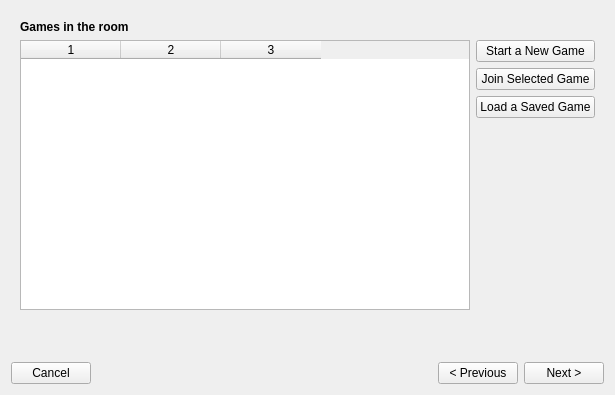
<ui version="4.0" >
 <class>KsirkJabberGameWidget</class>
 <widget class="QWidget" name="KsirkJabberGameWidget" >
  <property name="geometry" >
   <rect>
    <x>0</x>
    <y>0</y>
    <width>615</width>
    <height>395</height>
   </rect>
  </property>
  <property name="windowTitle" >
   <string>Form</string>
  </property>
  <layout class="QGridLayout" name="gridLayout_3" >
   <item row="0" column="0" >
    <widget class="QStackedWidget" name="stackedWidget" >
     <property name="currentIndex" >
      <number>2</number>
     </property>
     <widget class="QWidget" name="jabberconnectpage" >
      <layout class="QVBoxLayout" name="verticalLayout_4" >
       <item>
        <widget class="QLabel" name="label_7" >
         <property name="font" >
          <font>
           <weight>75</weight>
           <bold>true</bold>
          </font>
         </property>
         <property name="text" >
          <string>Connection to the Jabber Network</string>
         </property>
        </widget>
       </item>
       <item>
        <layout class="QGridLayout" name="gridLayout_4" >
         <item row="0" column="0" >
          <widget class="QLabel" name="label" >
           <property name="text" >
            <string>Jabber ID:</string>
           </property>
          </widget>
         </item>
         <item rowspan="2" row="0" column="2" >
          <widget class="KLineEdit" name="jabberid" >
           <property name="text" >
            <string>kleag@kdetalk.net</string>
           </property>
          </widget>
         </item>
         <item rowspan="2" row="1" column="2" >
          <widget class="KLineEdit" name="password" >
           <property name="text" >
            <string>12345678</string>
           </property>
           <property name="echoMode" >
            <enum>QLineEdit::Password</enum>
           </property>
          </widget>
         </item>
         <item row="2" column="0" >
          <widget class="QLabel" name="label_2" >
           <property name="text" >
            <string>Password:</string>
           </property>
          </widget>
         </item>
        </layout>
       </item>
       <item>
        <layout class="QHBoxLayout" name="horizontalLayout_4" >
         <item>
          <widget class="KPushButton" name="connectbutton" >
           <property name="text" >
            <string>Connect</string>
           </property>
          </widget>
         </item>
         <item>
          <spacer name="horizontalSpacer_2" >
           <property name="orientation" >
            <enum>Qt::Horizontal</enum>
           </property>
           <property name="sizeHint" stdset="0" >
            <size>
             <width>40</width>
             <height>20</height>
            </size>
           </property>
          </spacer>
         </item>
         <item>
          <widget class="QLabel" name="label_8" >
           <property name="text" >
            <string>State :</string>
           </property>
          </widget>
         </item>
         <item>
          <widget class="KLed" name="jabberstateled" >
           <property name="layoutDirection" >
            <enum>Qt::LeftToRight</enum>
           </property>
          </widget>
         </item>
        </layout>
       </item>
       <item>
        <spacer name="verticalSpacer_4" >
         <property name="orientation" >
          <enum>Qt::Vertical</enum>
         </property>
         <property name="sizeHint" stdset="0" >
          <size>
           <width>20</width>
           <height>143</height>
          </size>
         </property>
        </spacer>
       </item>
      </layout>
     </widget>
     <widget class="QWidget" name="chatroomconnectpage" >
      <layout class="QVBoxLayout" name="verticalLayout_2" >
       <item>
        <widget class="QLabel" name="label_9" >
         <property name="font" >
          <font>
           <weight>75</weight>
           <bold>true</bold>
          </font>
         </property>
         <property name="text" >
          <string>Joining a KsirK Jabber Chatroom</string>
         </property>
        </widget>
       </item>
       <item>
        <layout class="QGridLayout" name="gridLayout_2" >
         <item row="0" column="0" >
          <widget class="QLabel" name="label_3" >
           <property name="text" >
            <string>Room JID:</string>
           </property>
          </widget>
         </item>
         <item row="0" column="1" >
          <widget class="KLineEdit" name="roomjid" />
         </item>
         <item row="1" column="0" >
          <widget class="QLabel" name="label_4" >
           <property name="text" >
            <string>Nickname:</string>
           </property>
          </widget>
         </item>
         <item row="1" column="1" >
          <widget class="KLineEdit" name="nickname" />
         </item>
         <item row="2" column="0" >
          <widget class="QLabel" name="label_5" >
           <property name="text" >
            <string>Room Password:</string>
           </property>
          </widget>
         </item>
         <item row="2" column="1" >
          <widget class="KLineEdit" name="roompassword" >
           <property name="echoMode" >
            <enum>QLineEdit::Password</enum>
           </property>
          </widget>
         </item>
        </layout>
       </item>
       <item>
        <layout class="QHBoxLayout" name="horizontalLayout_3" >
         <item>
          <widget class="KPushButton" name="joinroombutton" >
           <property name="text" >
            <string>Join Room</string>
           </property>
          </widget>
         </item>
         <item>
          <spacer name="horizontalSpacer_3" >
           <property name="orientation" >
            <enum>Qt::Horizontal</enum>
           </property>
           <property name="sizeHint" stdset="0" >
            <size>
             <width>40</width>
             <height>20</height>
            </size>
           </property>
          </spacer>
         </item>
         <item>
          <widget class="QLabel" name="label_10" >
           <property name="text" >
            <string>State:</string>
           </property>
          </widget>
         </item>
         <item>
          <widget class="KLed" name="chatroomstateled" />
         </item>
        </layout>
       </item>
       <item>
        <spacer name="verticalSpacer_2" >
         <property name="orientation" >
          <enum>Qt::Vertical</enum>
         </property>
         <property name="sizeHint" stdset="0" >
          <size>
           <width>20</width>
           <height>97</height>
          </size>
         </property>
        </spacer>
       </item>
       <item>
        <widget class="QLabel" name="label_11" >
         <property name="text" >
          <string>&lt;b>Note:&lt;/b> Playing over the Jabber network is an experimental feature in KsirK.&lt;br/>Particularly, the distribution of armies at game beginning is very slow (expect something like one minute).</string>
         </property>
         <property name="wordWrap" >
          <bool>true</bool>
         </property>
        </widget>
       </item>
      </layout>
     </widget>
     <widget class="QWidget" name="roomgamespage" >
      <layout class="QGridLayout" name="gridLayout" >
       <item row="0" column="0" >
        <widget class="QLabel" name="label_6" >
         <property name="font" >
          <font>
           <weight>75</weight>
           <bold>true</bold>
          </font>
         </property>
         <property name="text" >
          <string>Games in the room</string>
         </property>
        </widget>
       </item>
       <item row="1" column="0" >
        <layout class="QHBoxLayout" name="horizontalLayout" >
         <item>
          <widget class="QTableWidget" name="jabberTable" >
           <property name="alternatingRowColors" >
            <bool>true</bool>
           </property>
           <property name="selectionMode" >
            <enum>QAbstractItemView::SingleSelection</enum>
           </property>
           <property name="selectionBehavior" >
            <enum>QAbstractItemView::SelectRows</enum>
           </property>
           <property name="sortingEnabled" >
            <bool>true</bool>
           </property>
           <property name="columnCount" >
            <number>3</number>
           </property>
           <column/>
           <column/>
           <column/>
          </widget>
         </item>
         <item>
          <layout class="QVBoxLayout" name="verticalLayout" >
           <item>
            <widget class="KPushButton" name="startnewgamebutton" >
             <property name="text" >
              <string>Start a New Game</string>
             </property>
            </widget>
           </item>
           <item>
            <widget class="KPushButton" name="joingamebutton" >
             <property name="text" >
              <string>Join Selected Game</string>
             </property>
            </widget>
           </item>
           <item>
            <widget class="KPushButton" name="loadsavedgamebutton" >
             <property name="text" >
              <string>Load a Saved Game</string>
             </property>
            </widget>
           </item>
           <item>
            <spacer name="verticalSpacer" >
             <property name="orientation" >
              <enum>Qt::Vertical</enum>
             </property>
             <property name="sizeHint" stdset="0" >
              <size>
               <width>20</width>
               <height>40</height>
              </size>
             </property>
            </spacer>
           </item>
          </layout>
         </item>
        </layout>
       </item>
      </layout>
     </widget>
    </widget>
   </item>
   <item row="1" column="0" >
    <spacer name="verticalSpacer_3" >
     <property name="orientation" >
      <enum>Qt::Vertical</enum>
     </property>
     <property name="sizeHint" stdset="0" >
      <size>
       <width>20</width>
       <height>59</height>
      </size>
     </property>
    </spacer>
   </item>
   <item row="2" column="0" >
    <layout class="QHBoxLayout" name="horizontalLayout_2" >
     <item>
      <widget class="KPushButton" name="cancelbutton" >
       <property name="text" >
        <string>Cancel</string>
       </property>
      </widget>
     </item>
     <item>
      <spacer name="horizontalSpacer" >
       <property name="orientation" >
        <enum>Qt::Horizontal</enum>
       </property>
       <property name="sizeHint" stdset="0" >
        <size>
         <width>40</width>
         <height>20</height>
        </size>
       </property>
      </spacer>
     </item>
     <item>
      <widget class="KPushButton" name="previousbutton" >
       <property name="text" >
        <string>&lt; Previous</string>
       </property>
      </widget>
     </item>
     <item>
      <widget class="KPushButton" name="nextbutton" >
       <property name="text" >
        <string>Next ></string>
       </property>
      </widget>
     </item>
    </layout>
   </item>
  </layout>
 </widget>
 <customwidgets>
  <customwidget>
   <class>KLed</class>
   <extends>QWidget</extends>
   <header>kled.h</header>
  </customwidget>
  <customwidget>
   <class>KLineEdit</class>
   <extends>QLineEdit</extends>
   <header>klineedit.h</header>
  </customwidget>
  <customwidget>
   <class>KPushButton</class>
   <extends>QPushButton</extends>
   <header>kpushbutton.h</header>
  </customwidget>
 </customwidgets>
 <resources/>
 <connections/>
</ui>
